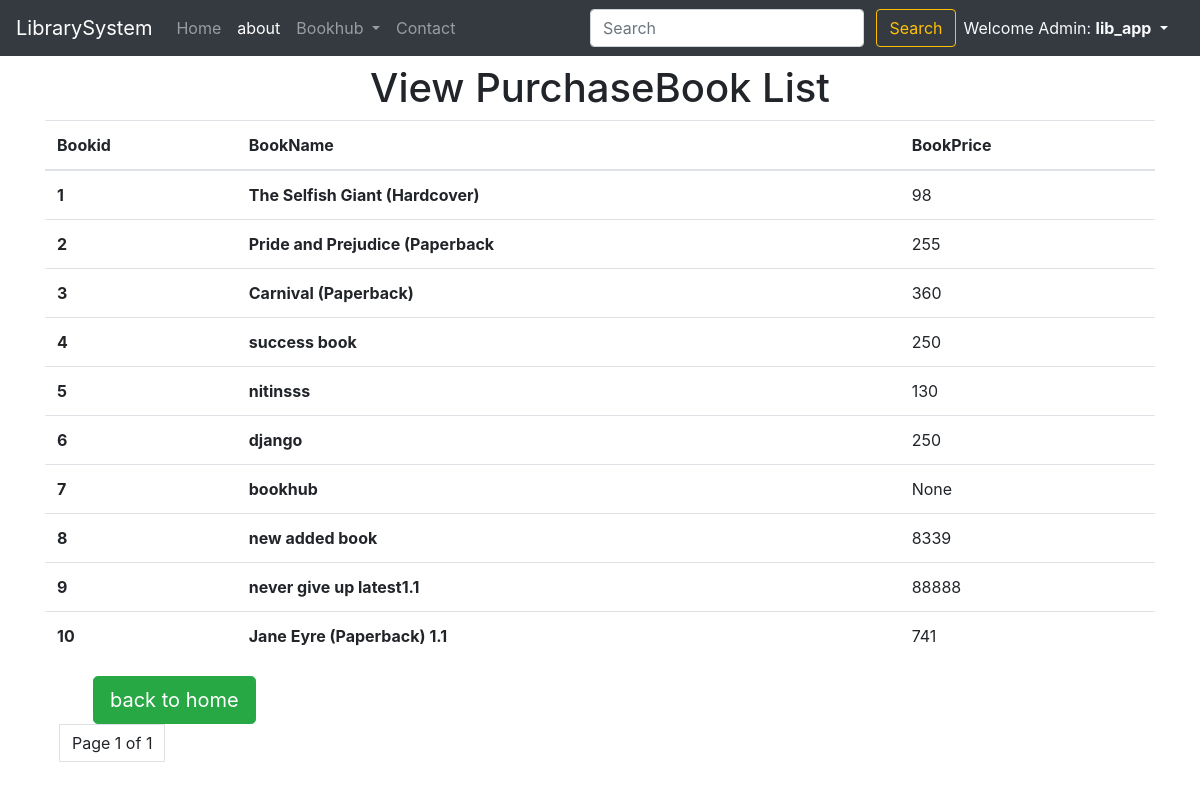
The app's page /purchaseviewbook (signed in) with its own data.
### lib_app/models.py (models this page shows)
class Book(models.Model):
    catchoice= [
        ('education', 'Education'),
        ('entertainment', 'Entertainment'),
        ('comics', 'Comics'),
        ('biography', 'Biographie'),
        ('history', 'History'),
        ]
    bookid = models.AutoField(primary_key=True)
    name=models.CharField(max_length=30)
    author=models.CharField(max_length=40)
    category=models.CharField(max_length=30,choices=catchoice,default='Education')
    bookprice= models.DecimalField(decimal_places=0, max_digits=10000, null=True)
    bookdesc=models.TextField(max_length=500)
    timeStamp = models.DateTimeField(auto_now_add=True ,blank=True)
    require_date = models.DateTimeField(auto_now_add=True,blank=True, null=True)
    Tenatative_Return_Date = models.DateTimeField(auto_now_add=True,blank=True, null=True)
    def __str__(self):
        return str(self.name)

### lib_app/views.py (the view)
# urls.py: path('purchaseviewbook', views.purchaseviewbook, name='purchaseviewbook'),
def purchaseviewbook(request):
    pv = Book.objects.all()
    print(pv)
    paginator = Paginator(pv, 11)
    page = request.GET.get('page')
    try:
        posts = paginator.page(page)
    except PageNotAnInteger:
        posts = paginator.page(1)
    except EmptyPage:
        posts = paginator.page(paginator.num_pages)
    return render(request, 'purchaseviewbook.html',{'page':page,'posts':posts})

### templates/purchaseviewbook.html (shortened to what this page needs)
{% extends 'base.html' %}
{% block aboutactive %} active {% endblock aboutactive %}
{% block body %}
<div class="container my-2">
<h1 class="text-center my-2">View PurchaseBook List</h1>
<table class="table">
  <thead>
    <tr>
      <th scope="col">Bookid</th>
      <th scope="col">BookName</th>
      <th scope="col">BookPrice</th>
    </tr>
  </thead>
  <tbody>
    <tr>
      {% for items in posts %}
      <th scope="row">{{forloop.counter}}</th>
      <th scope="row">{{items.name}}</th>
      <td>{{items.bookprice}}</td>
    </tr>
{% endfor %}
  </tbody>
</table>
<a class="btn btn-success ml-5 text-white btn-lg" href="/" role="button">back to home</a>
{%	include	"pagination.html"	with	page=posts	%}
{% endblock body %}

### templates/base.html (shortened to what this page needs)
<!doctype html>
<html lang="en">
<head>
  <link rel="stylesheet" href="https://maxcdn.bootstrapcdn.com/bootstrap/4.0.0/css/bootstrap.min.css"
>
</head>
<body>
  <nav class="navbar navbar-expand-lg navbar-dark bg-dark sticky-top ">
    <a class="navbar-brand" href="/">LibrarySystem</a>
    <div class="collapse navbar-collapse" id="navbarSupportedContent">
      <ul class="navbar-nav mr-auto">
        {% if user.is_authenticated %}
        <li class="nav-item {% block homeactive %} {% endblock homeactive %}">
          <a class="nav-link" href="/">Home <span class="sr-only">(current)</span></a>
        </li>
        <li class="nav-item {% block aboutactive %} {% endblock aboutactive %}">
          <a class="nav-link" href="/about">about</a>
        </li>
        <li class="nav-item dropdown">
          <a class="nav-link dropdown-toggle" href="#" id="navbarDropdown" role="button" data-toggle="dropdown"
            aria-haspopup="true" aria-expanded="false">
            Bookhub
          </a>
        </li>
        <li class="nav-item {% block contactactive %} {% endblock contactactive %}">
          <a class="nav-link" href="/contact">Contact</a>
        </li>
        {% endif %}
      </ul>
      <div class="ml-auto form-inline">
        <form method="get" action="/search" class=" my-2 ml-4 my-lg-0">
          <input class="form-control mr-sm-2" type="search" placeholder="Search" aria-label="Search" id="query"
            name="query">
          <button class="btn btn-outline-warning my-2 my-sm-0" type="submit">Search</button>
        </form>
        {% if user.is_authenticated %}
        <ul class="navbar-nav mr-2">
          <li class="nav-item dropdown ">
            <a class="nav-link dropdown-toggle text-light" href="/admin" id="navbarDropdown" role="button"
              data-toggle="dropdown" aria-haspopup="true" aria-expanded="false">
              Welcome Admin: <b>{{request.user}}</b>
            </a>
          </li>
        </ul>
        {% endif %}
      </div>
    </div>
  </nav>
  {% block body %}
  {% endblock body %}
</body>
</html>

### records on screen
Book: name "The Selfish Giant (Hardcover)", bookprice "98"
Book: name "Pride and Prejudice (Paperback", bookprice "255"
Book: name "Carnival (Paperback)", bookprice "360"
Book: name "success book", bookprice "250"
Book: name "nitinsss", bookprice "130"
Book: name "django", bookprice "250"
Book: name "bookhub", bookprice "None"
Book: name "new added book", bookprice "8339"
Book: name "never give up latest1.1", bookprice "88888"
Book: name "Jane Eyre (Paperback) 1.1", bookprice "741"

### other values on screen
{{ request.user }} "lib_app"
{{ page.number }} "1"
{{ page.paginator.num_pages }} "1"
